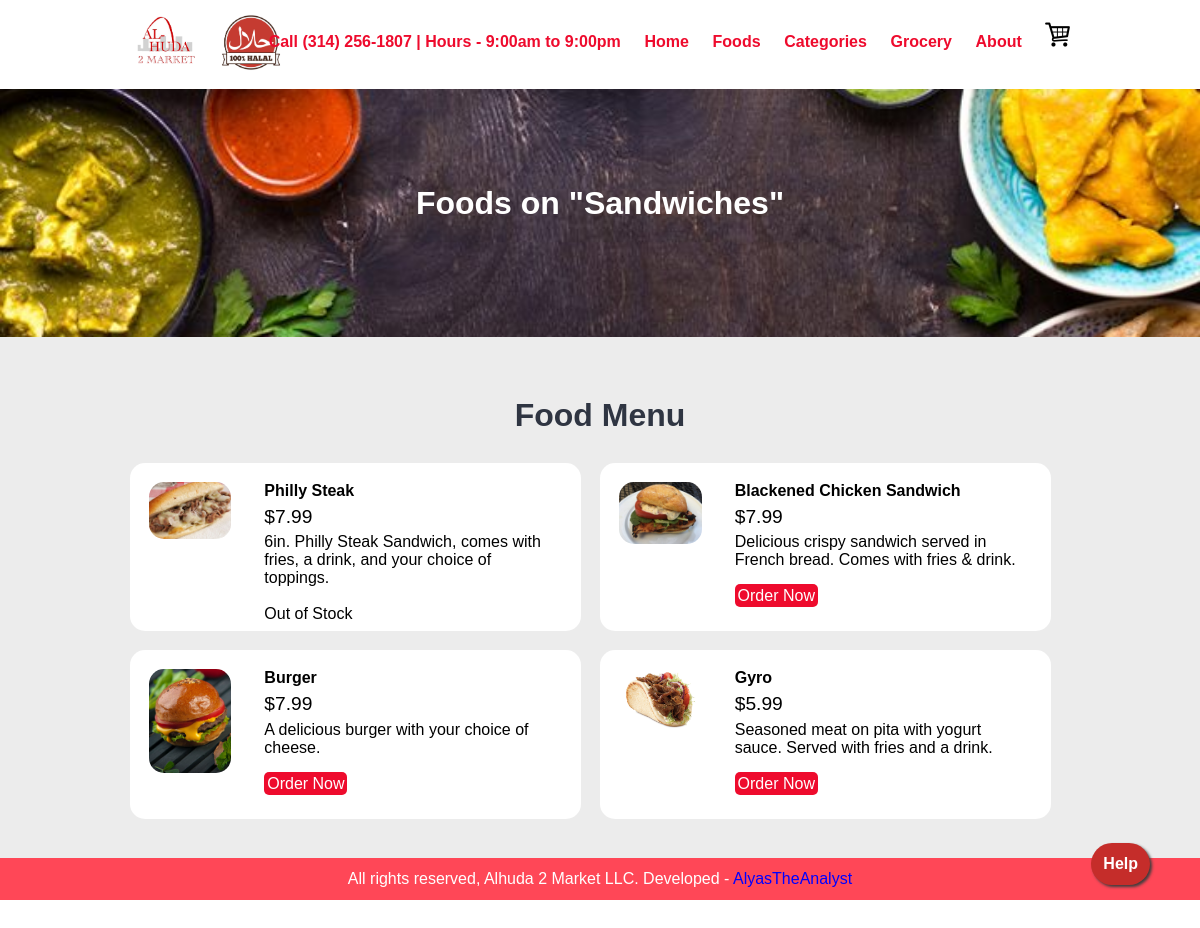
/category-foods.php?category_id=0000000010, run on the app's committed database.
### tables this page shows
CREATE TABLE `tbl_category` (
  `id` int(10) UNSIGNED ZEROFILL NOT NULL,
  `title` varchar(100) NOT NULL,
  `image_name` varchar(255) NOT NULL,
  `featured` varchar(10) NOT NULL,
  `active` varchar(10) NOT NULL
);

CREATE TABLE `tbl_food` (
  `id` int(10) UNSIGNED NOT NULL,
  `title` varchar(100) NOT NULL,
  `description` text NOT NULL,
  `price` decimal(10,2) NOT NULL,
  `quantity` int(10) NOT NULL,
  `image_name` varchar(255) NOT NULL,
  `category_id` int(10) UNSIGNED NOT NULL,
  `featured` varchar(10) NOT NULL,
  `active` varchar(10) NOT NULL
);

### category-foods.php (the view, shortened to what this page needs)
<?php include('partials-front/menu.php'); ?>
<?php
        if(isset($_GET['category_id']))
        {
            $category_id = $_GET['category_id'];
            $sql = "SELECT title FROM tbl_category WHERE id=$category_id";
            $res = mysqli_query($conn, $sql);
            $row = mysqli_fetch_assoc($res);
            $category_title = $row['title'];
        }
        else
        {
            header('location:'.SITEURL);
        }
    ?>
    <section class="food-search text-center">
        <div class="container">
            <h2 class="text-white"> Foods on "<?php echo $category_title; ?>"</a></h2>
        </div>
    </section>
    <section class="food-menu">
        <div class="container">
            <h2 class="text-center">Food Menu</h2>
            <?php
                $sql2 = "SELECT * FROM tbl_food WHERE category_id=$category_id";
                $res2 = mysqli_query($conn, $sql2);
                $count2 = mysqli_num_rows($res2);
                if($count2>0)
                {
                    while($row2=mysqli_fetch_assoc($res2))
                    {
                        $id = $row2['id'];
                        $title = $row2['title'];
                        $price = $row2['price'];
                        $description = $row2['description'];
                        $image_name = $row2['image_name'];
                        $quantity = $row2['quantity'];
                        ?>
                        <div class="food-menu-box">
                            <div class="food-menu-img">
                                <?php
                                    if($image_name=="")
                                    {
                                        echo "<div class='error'>Image not Available</div>";
                                    }
                                    else
                                    {
                                        ?>
                                            <img src="<?php echo SITEURL; ?>images/food/<?php echo $image_name; ?>" alt="Chicke Hawain Pizza" class="img-responsive img-curve">
                                        <?php
                                    }
                                ?>
                            </div>
                            <div class="food-menu-desc">
                                <h4><?php echo $title; ?></h4>
                                <p class="food-price">$<?php echo $price; ?></p>
                                <p class="food-detail">
                                    <?php echo $description; ?>
                                </p>
                                <br>
                                <?php if ($quantity <= 0) { ?>
                                    <p class="text-danger">Out of Stock</p>
                                <?php } else { ?>
                                    <a href="<?php echo SITEURL; ?>order.php?food_id=<?php echo $id; ?>" class="btn btn-primary">Order Now</a>
                                <?php } ?>
                            </div>
                        </div>
                        <?php
                    }
                }
                else
                {
                    echo "<div class='error'>Food not Available.</div>";
                }
            ?>
        </div>
    </section>
<h1 class="text-right"><a target="_blank" rel="noopener noreferrer" href="https://docs.google.com/document/d/1aTp9TWwFAKat7GEb1dwmQqRuyQCbbUR6/edit?pli=1#bookmark=id.1ll9tjn9fnwp" class="float btn-primary btn btn-bigtext">Help</a></h1>
    <?php include('partials-front/footer.php'); ?>

### css/style.css (style rules this page uses)
* { margin: 0 0; padding: 0 0; font-family: Arial, Helvetica, sans-serif; }
.container { width: 80%; margin: 0 auto; padding: 1%; }
.img-responsive { width: 100%; max-width: 135px; height: 100%; max-height: 135px; }
.img-curve { border-radius: 15px; }
.text-right { text-align: right; }
.text-center { text-align: center; }
.text-white { color: white !important; }
a { color: #ee0b2d; text-decoration: none; }
.btn { padding: 1%; border: none; font-size: 1rem; border-radius: 5px; }
.btn-primary { background-color: #ee0b2d; color: white; cursor: pointer; }
h2 { color: #2f3542; font-size: 2rem; margin-bottom: 2%; }
.food-search { background-image: url(../images/indian-food-best-cuisine-in-the-world.jpg); background-size: cover; background-repeat: no-repeat; background-position: center; padding: 7% 0; }
.food-menu { background-color: #ececec; padding: 4% 0; }
.food-menu-box { width: 43%; height: 130px; margin: 1%; padding: 2%; float: left; background-color: white; border-radius: 15px; }
.food-menu-img { width: 20%; float: left; }
.food-menu-desc { width: 70%; float: left; margin-left: 8%; }
.food-price { font-size: 1.2rem; margin: 2% 0; }
.food-detail { font-size: 1rem; color: black; }
.float { position:fixed; bottom:50px; right:50px; background-color: #c52d2a; color:#FFF; border-radius:50px; text-align:center; box-shadow: 2px 2px 3px rgb(61, 61, 61); }

### data on the page
tbl_category: title "Sandwiches"
tbl_food: image_name (picture), title "Philly Steak", price "7.99", description "6in. Philly Steak Sandwich, comes with fries, a drink, and your choice of toppings.", quantity "Out of Stock"
tbl_food: image_name (picture), title "Blackened Chicken Sandwich", price "7.99", description "Delicious crispy sandwich served in French bread. Comes with fries & drink."
tbl_food: image_name (picture), title "Burger", price "7.99", description "A delicious burger with your choice of cheese."
tbl_food: image_name (picture), title "Gyro", price "5.99", description "Seasoned meat on pita with yogurt sauce. Served with fries and a drink."
